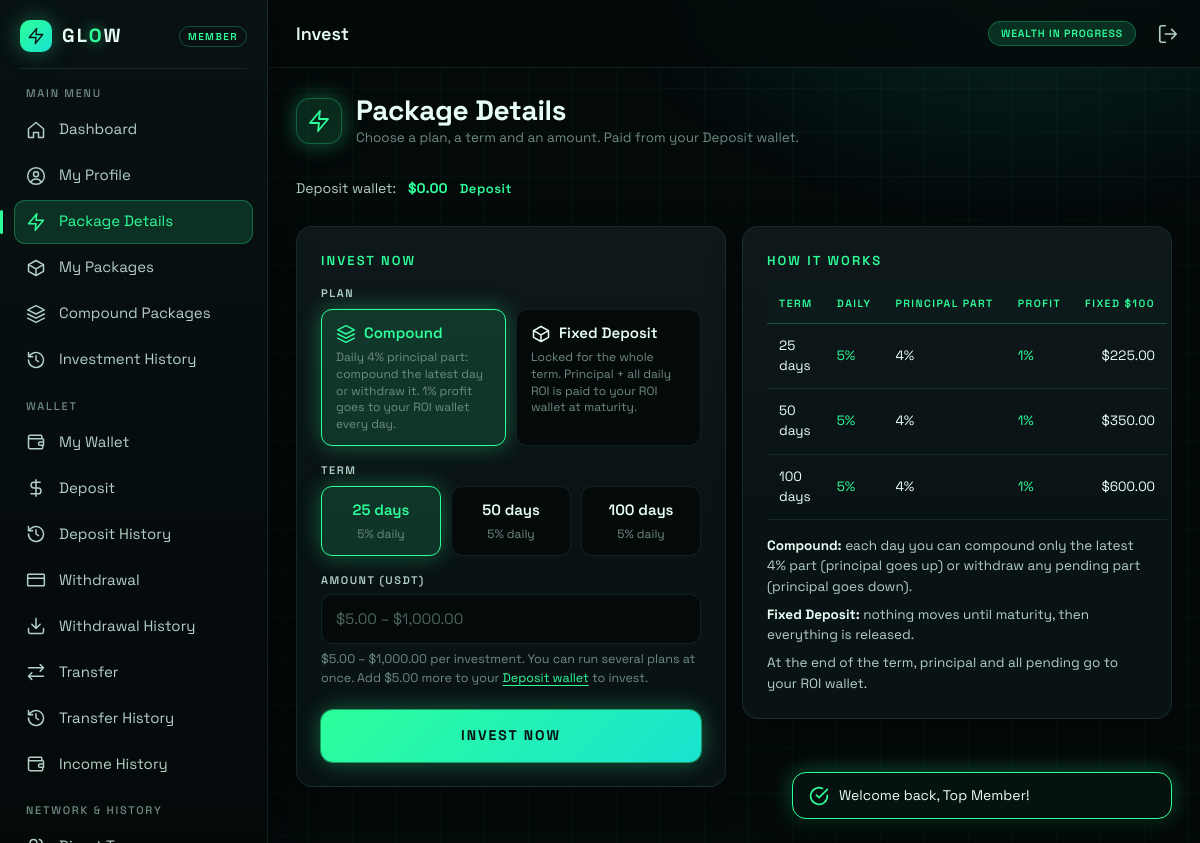
The app's page /package-details (signed in) with its own data.
### tables this page shows
CREATE TABLE `plan_terms` (
  `id` int(11) NOT NULL,
  `days` int(11) NOT NULL,
  `principal_rate` decimal(6,3) NOT NULL,
  `profit_rate` decimal(6,3) NOT NULL,
  `is_active` int(11) NOT NULL DEFAULT 1
);

### app/controllers/PackageController.php (called while the page is built, shortened)
<?php
final class PackageController
{
    public function details(): void
    {
        $terms = PlanTerm::all();
        view('package-details', [
            'title' => 'Invest',
            'terms' => $terms,
            'deposit' => (float) Auth::user()['deposit_balance'],
            'min' => User::minInvest((int) Auth::id()),
            'max' => Setting::num('max_invest'),
            'selectedDays' => (int) ($_GET['days'] ?? ($terms[0]['days'] ?? 25)),
        ]);
    }
}

### app/Router.php (called while the page is built, shortened)
<?php
final class Router
{
    private array $routes = [];
    public function get(string $path, array $handler, string $access = 'auth'): void
    {
        $this->routes['GET'][$path] = [$handler, $access];
    }
    public function post(string $path, array $handler, string $access = 'auth'): void
    {
        $this->routes['POST'][$path] = [$handler, $access];
    }
    public function dispatch(string $method, string $path): void
    {
        $route = $this->routes[$method === 'HEAD' ? 'GET' : $method][$path] ?? null;
        [[$class, $action], $access] = $route;
        (new $class())->$action();
    }
}

### public/index.php (called while the page is built, shortened)
<?php
require dirname(__DIR__) . '/app/helpers.php';
$router = new Router();
$router->get('/', [DashboardController::class, 'home'], 'any');
$router->get('/login', [AuthController::class, 'showLogin'], 'guest');
$router->post('/login', [AuthController::class, 'login'], 'guest');
$router->get('/register', [AuthController::class, 'showRegister'], 'guest');
$router->post('/register', [AuthController::class, 'register'], 'guest');
$router->get('/forgot-password', [AuthController::class, 'forgot'], 'guest');
$router->post('/logout', [AuthController::class, 'logout'], 'any');
$router->get('/dashboard', [DashboardController::class, 'index']);
$router->get('/live-feed', [FeedController::class, 'liveFeed']);
$router->get('/live-trading', [FeedController::class, 'liveTrading']);
$router->get('/profile', [ProfileController::class, 'show']);
$router->post('/profile/txn-password', [ProfileController::class, 'saveTxnPassword']);
$router->get('/support', [ProfileController::class, 'support']);
$router->post('/support', [ProfileController::class, 'createTicket']);
$router->get('/package-details', [PackageController::class, 'details']);
$router->post('/invest', [PackageController::class, 'invest']);
$router->get('/my-packages', [PackageController::class, 'mine']);
$router->get('/compound-packages', [PackageController::class, 'compound']);
$router->get('/investment', [PackageController::class, 'history']);
$router->post('/investments/compound',[PackageController::class, 'compoundPart']);
$router->post('/investments/withdraw', [PackageController::class, 'withdrawPending']);
$router->get('/calculator', [PackageController::class, 'calculator']);
$router->get('/direct-team', [TeamController::class, 'direct']);
$router->get('/level-team', [TeamController::class, 'level']);
$router->get('/team-business', [TeamController::class, 'business']);
$router->get('/salary-achievers', [TeamController::class, 'salaryAchievers']);
$router->get('/lucky-winners', [TeamController::class, 'luckyWinners']);
$router->get('/wallet', [WalletController::class, 'wallet']);
$router->get('/deposit', [WalletController::class, 'deposit']);
$router->post('/deposit', [WalletController::class, 'submitDeposit']);
$router->get('/deposit-history', [WalletController::class, 'depositHistory']);
$router->get('/withdrawal', [WalletController::class, 'withdrawal']);
$router->post('/withdrawal', [WalletController::class, 'submitWithdrawal']);
$router->get('/withdrawal-history', [WalletController::class, 'withdrawalHistory']);
$router->get('/income', [WalletController::class, 'income']);
$router->get('/transfer', [WalletController::class, 'transfer']);
$router->post('/transfer/p2p', [WalletController::class, 'submitP2p']);
$router->post('/transfer/wallet', [WalletController::class, 'submitWalletMove']);
$router->get('/transfer/lookup', [WalletController::class, 'lookupUser']);
$router->get('/transfer-history', [WalletController::class, 'transferHistory']);
$router->get('/admin/login', [AdminAuthController::class, 'showLogin'], 'admin-guest');
$router->post('/admin/login', [AdminAuthController::class, 'login'], 'admin-guest');
$router->post('/admin/logout', [AdminAuthController::class, 'logout'], 'any');
$router->get('/admin', [AdminDashboardController::class, 'index'], 'admin');
$router->post('/admin/payout/run', [AdminDashboardController::class, 'runPayout'], 'admin');
$router->post('/admin/payout/simulate', [AdminDashboardController::class, 'simulate'], 'admin');
$router->get('/admin/deposits', [AdminFinanceController::class, 'deposits'], 'admin');
$router->post('/admin/deposits/approve', [AdminFinanceController::class, 'approveDeposit'], 'admin');
$router->post('/admin/deposits/reject', [AdminFinanceController::class, 'rejectDeposit'], 'admin');
$router->get('/admin/withdrawals', [AdminFinanceController::class, 'withdrawals'], 'admin');
$router->post('/admin/withdrawals/paid', [AdminFinanceController::class, 'payWithdrawal'], 'admin');
$router->post('/admin/withdrawals/reject', [AdminFinanceController::class, 'rejectWithdrawal'], 'admin');
$router->get('/admin/ledger', [AdminFinanceController::class, 'ledger'], 'admin');
$router->get('/admin/users', [AdminUserController::class, 'index'], 'admin');
$router->get('/admin/user', [AdminUserController::class, 'show'], 'admin');
$router->post('/admin/user/block', [AdminUserController::class, 'toggleBlock'], 'admin');
$router->post('/admin/user/adjust', [AdminUserController::class, 'adjust'], 'admin');
$router->get('/admin/investments', [AdminUserController::class, 'investments'], 'admin');
$router->get('/admin/lucky-draws', [AdminLuckyDrawController::class, 'index'], 'admin');
$router->post('/admin/lucky-draws', [AdminLuckyDrawController::class, 'create'], 'admin');
$router->get('/admin/lucky-draw', [AdminLuckyDrawController::class, 'show'], 'admin');
$router->post('/admin/lucky-draw/add', [AdminLuckyDrawController::class, 'add'], 'admin');
$router->post('/admin/lucky-draw/remove', [AdminLuckyDrawController::class, 'remove'], 'admin');
$router->post('/admin/lucky-draw/fill', [AdminLuckyDrawController::class, 'fill'], 'admin');
$router->post('/admin/lucky-draw/distribute', [AdminLuckyDrawController::class, 'distribute'], 'admin');
$router->get('/admin/tickets', [AdminTicketController::class, 'index'], 'admin');
$router->post('/admin/tickets/reply', [AdminTicketController::class, 'reply'], 'admin');
$router->get('/admin/settings', [AdminSettingsController::class, 'edit'], 'admin');
$router->post('/admin/settings', [AdminSettingsController::class, 'update'], 'admin');
$router->dispatch($_SERVER['REQUEST_METHOD'] ?? 'GET', current_path());

### app/Database.php (called while the page is built, shortened)
<?php
final class Database
{
    private static ?PDO $pdo = null;
    public static function pdo(): PDO
    {
        if (self::$pdo === null) {
            self::$pdo = new PDO((string) config('db.dsn'), config('db.user'), config('db.pass'), [
                PDO::ATTR_ERRMODE => PDO::ERRMODE_EXCEPTION,
                PDO::ATTR_DEFAULT_FETCH_MODE => PDO::FETCH_ASSOC,
                PDO::ATTR_EMULATE_PREPARES => false,
            ]);
        }
        return self::$pdo;
    }
    public static function run(string $sql, array $params = []): PDOStatement
    {
        $stmt = self::pdo()->prepare($sql);
        $stmt->execute($params);
        return $stmt;
    }
    public static function all(string $sql, array $params = []): array
    {
        return self::run($sql, $params)->fetchAll();
    }
}

### app/models/PlanTerm.php (called while the page is built, shortened)
<?php
final class PlanTerm
{
    public static function all(bool $activeOnly = true): array
    {
        return Database::all(
            'SELECT * FROM plan_terms' . ($activeOnly ? ' WHERE is_active = 1' : '') . ' ORDER BY days'
        );
    }
    public static function dailyRate(array $term): float
    {
        return (float) $term['principal_rate'] + (float) $term['profit_rate'];
    }
}

### app/models/Setting.php (called while the page is built, shortened)
<?php
final class Setting
{
    private static ?array $cache = null;
    public static function all(): array
    {
        if (self::$cache === null) {
            $rows = Database::all('SELECT name, value FROM settings');
            self::$cache = array_column($rows, 'value', 'name') + self::DEFAULTS;
        }
        return self::$cache;
    }
    public static function get(string $key): string
    {
        return (string) (self::all()[$key] ?? '');
    }
    public static function num(string $key): float
    {
        return (float) self::get($key);
    }
}

### app/models/User.php (called while the page is built, shortened)
<?php
final class User
{
    public static function minInvest(int $userId): float
    {
        $min = Setting::num('min_invest');
        $gotBonus = (int) Database::value('SELECT signup_bonus_paid FROM users WHERE id = ?', [$userId]) === 1;
        return $gotBonus ? max($min, Setting::num('min_invest_bonus')) : $min;
    }
}

### app/views/pages/package-details.php (the view, shortened to what this page needs)
<?php
$plans = [
    'compound' => ['Compound', 'layers', 'Daily 4% principal part: compound the latest day or withdraw it. 1% profit goes to your ROI wallet every day.'],
    'fixed' => ['Fixed Deposit', 'box', 'Locked for the whole term. Principal + all daily ROI is paid to your ROI wallet at maturity.'],
];
?>
<p class="balance-strip">Deposit wallet: <strong class="text-gold"><?= e(money($deposit)) ?></strong>
    <a class="link-gold" href="<?= e(url('/deposit')) ?>">Deposit</a>
</p>
<div class="dash-split">
    <section class="card card--pad" aria-labelledby="invest-title">
        <h2 class="card__title" id="invest-title">Invest Now</h2>
        <form method="post" action="<?= e(url('/invest')) ?>" class="form" novalidate data-validate
            data-confirm="Invest ${amount} for {days} days? The amount is taken from your Deposit wallet.">
            <fieldset class="choice-set">
                <legend class="field__label">Plan</legend>
                <div class="choice-grid">
                    <?php foreach ($plans as $value => [$label, $ico, $desc]): ?>
                        <label class="choice">
                            <span class="choice__title"><?= icon($ico, 20) ?>     <?= e($label) ?></span>
                            <span class="choice__desc"><?= e($desc) ?></span>
                        </label>
                    <?php endforeach ?>
                </div>
            </fieldset>
            <fieldset class="choice-set">
                <legend class="field__label">Term</legend>
                <div class="choice-grid choice-grid--3">
                    <?php foreach ($terms as $term): ?>
                        <label class="choice choice--center">
                            <span class="choice__title"><?= e($term['days']) ?> days</span>
                            <span class="choice__desc"><?= e(pct(PlanTerm::dailyRate($term))) ?> daily</span>
                        </label>
                    <?php endforeach ?>
                </div>
            </fieldset>
            <div class="field">
                <label class="field__label" for="f-amount">Amount (USDT)</label>
                <input class="input" id="f-amount" name="amount" type="number" min="<?= e($min) ?>"
                    max="<?= e(min($max, $deposit)) ?>" step="0.01" inputmode="decimal" required
                    placeholder="<?= e(money($min)) ?> – <?= e(money($max)) ?>" value="<?= e(old('amount')) ?>"
                    aria-describedby="err-amount hint-amount" <?= invalid_attr('amount') ?>
                    data-invalid="<?= $deposit < $min
                        ? 'Minimum is ' . e(money($min)) . ' but your Deposit wallet has only ' . e(money($deposit)) . '. Please deposit first.'
                        : 'Enter ' . e(money($min)) . ' to ' . e(money(min($max, $deposit))) . ' (your deposit wallet).' ?>">
                <p class="field__hint" id="hint-amount"><?= e(money($min)) ?> – <?= e(money($max)) ?> per investment.
                    You can run several plans at
                    once.<?= $deposit < $min ? ' Add ' . e(money($min - $deposit)) . ' more to your <a class="link-inline" href="' . e(url('/deposit')) . '">Deposit wallet</a> to invest.' : '' ?>
                </p>
            </div>
            <button class="btn btn--gold btn--block btn--lg" type="submit">Invest Now</button>
        </form>
    </section>
    <section class="card card--pad" aria-labelledby="terms-title">
        <h2 class="card__title" id="terms-title">How it works</h2>
        <ol class="how-list">
            <li><strong>Compound:</strong> each day you can compound only the latest 4% part (principal goes up) or
                withdraw any pending part (principal goes down).</li>
            <li><strong>Fixed Deposit:</strong> nothing moves until maturity, then everything is released.</li>
            <li>At the end of the term, principal and all pending go to your ROI wallet.</li>
        </ol>
    </section>
</div>

### records on screen
plan_terms: days "25", pct(PlanTerm::dailyRate($term)) "5%"
plan_terms: days "50", pct(PlanTerm::dailyRate($term)) "5%"
plan_terms: days "100", pct(PlanTerm::dailyRate($term)) "5%"

### other values on screen
$title "Invest"
$heading "MAIN MENU"
$label "Dashboard"
$label "My Profile"
$label "Package Details"
$label "My Packages"
$label "Compound Packages"
$label "Investment History"
$heading "WALLET"
$label "My Wallet"
$label "Deposit"
$label "Deposit History"
$label "Withdrawal"
$label "Withdrawal History"
$label "Transfer"
